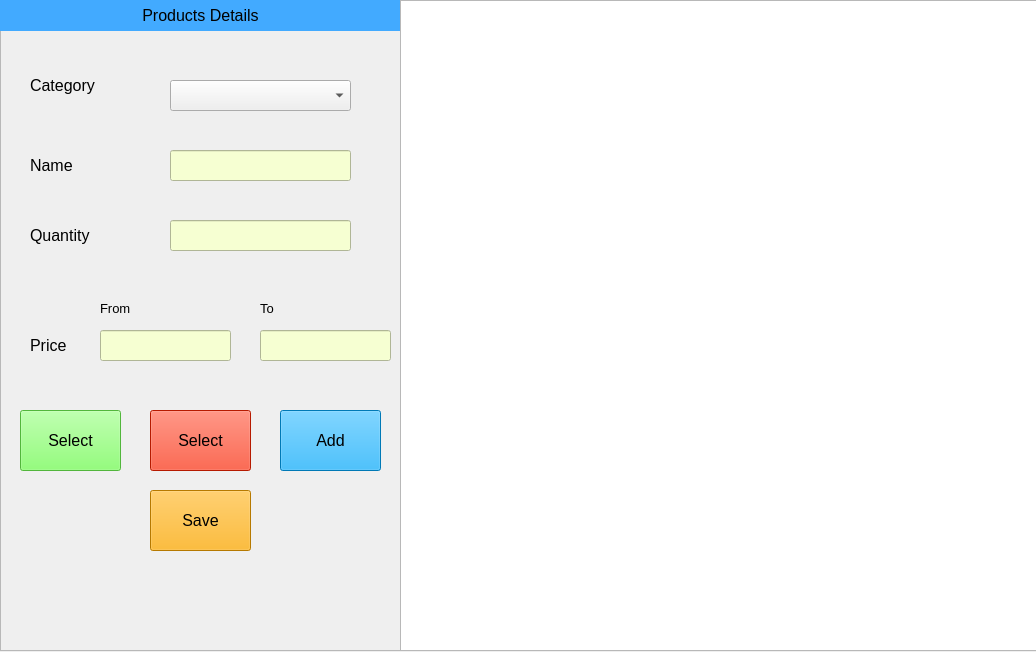
<?xml version="1.0" encoding="UTF-8"?>
<ui version="4.0">
 <class>MainWindow</class>
 <widget class="QMainWindow" name="MainWindow">
  <property name="geometry">
   <rect>
    <x>0</x>
    <y>0</y>
    <width>1036</width>
    <height>652</height>
   </rect>
  </property>
  <property name="cursor">
   <cursorShape>PointingHandCursor</cursorShape>
  </property>
  <property name="windowTitle">
   <string>MainWindow</string>
  </property>
  <widget class="QWidget" name="centralwidget">
   <widget class="QFrame" name="frame">
    <property name="geometry">
     <rect>
      <x>0</x>
      <y>0</y>
      <width>401</width>
      <height>651</height>
     </rect>
    </property>
    <property name="font">
     <font>
      <family>MS Shell Dlg 2</family>
      <weight>50</weight>
      <bold>false</bold>
      <strikeout>false</strikeout>
      <kerning>true</kerning>
     </font>
    </property>
    <property name="styleSheet">
     <string notr="true">border-width: 2</string>
    </property>
    <property name="frameShape">
     <enum>QFrame::StyledPanel</enum>
    </property>
    <property name="frameShadow">
     <enum>QFrame::Sunken</enum>
    </property>
    <property name="lineWidth">
     <number>1</number>
    </property>
    <property name="midLineWidth">
     <number>0</number>
    </property>
    <widget class="QLabel" name="LabelProducts">
     <property name="enabled">
      <bool>true</bool>
     </property>
     <property name="geometry">
      <rect>
       <x>0</x>
       <y>0</y>
       <width>401</width>
       <height>31</height>
      </rect>
     </property>
     <property name="font">
      <font>
       <pointsize>12</pointsize>
       <weight>50</weight>
       <italic>false</italic>
       <bold>false</bold>
      </font>
     </property>
     <property name="styleSheet">
      <string notr="true">background-color: #42aaff</string>
     </property>
     <property name="text">
      <string>Products Details</string>
     </property>
     <property name="alignment">
      <set>Qt::AlignCenter</set>
     </property>
     <property name="wordWrap">
      <bool>false</bool>
     </property>
    </widget>
    <widget class="QComboBox" name="combo_box_category">
     <property name="geometry">
      <rect>
       <x>170</x>
       <y>80</y>
       <width>181</width>
       <height>31</height>
      </rect>
     </property>
    </widget>
    <widget class="QLabel" name="label">
     <property name="geometry">
      <rect>
       <x>30</x>
       <y>70</y>
       <width>111</width>
       <height>31</height>
      </rect>
     </property>
     <property name="font">
      <font>
       <pointsize>12</pointsize>
      </font>
     </property>
     <property name="text">
      <string>Category</string>
     </property>
    </widget>
    <widget class="QLineEdit" name="line_edit_name">
     <property name="geometry">
      <rect>
       <x>170</x>
       <y>150</y>
       <width>181</width>
       <height>31</height>
      </rect>
     </property>
     <property name="styleSheet">
      <string notr="true">background-color: rgb(246, 255, 210);</string>
     </property>
    </widget>
    <widget class="QLabel" name="label_2">
     <property name="geometry">
      <rect>
       <x>30</x>
       <y>150</y>
       <width>111</width>
       <height>31</height>
      </rect>
     </property>
     <property name="font">
      <font>
       <pointsize>12</pointsize>
      </font>
     </property>
     <property name="text">
      <string>Name</string>
     </property>
    </widget>
    <widget class="QLabel" name="label_3">
     <property name="geometry">
      <rect>
       <x>30</x>
       <y>330</y>
       <width>111</width>
       <height>31</height>
      </rect>
     </property>
     <property name="font">
      <font>
       <pointsize>12</pointsize>
      </font>
     </property>
     <property name="text">
      <string>Price</string>
     </property>
    </widget>
    <widget class="QLabel" name="label_4">
     <property name="geometry">
      <rect>
       <x>100</x>
       <y>300</y>
       <width>55</width>
       <height>16</height>
      </rect>
     </property>
     <property name="font">
      <font>
       <pointsize>10</pointsize>
       <weight>50</weight>
       <bold>false</bold>
      </font>
     </property>
     <property name="text">
      <string>From</string>
     </property>
    </widget>
    <widget class="QLabel" name="label_5">
     <property name="geometry">
      <rect>
       <x>260</x>
       <y>300</y>
       <width>55</width>
       <height>16</height>
      </rect>
     </property>
     <property name="font">
      <font>
       <pointsize>10</pointsize>
       <weight>50</weight>
       <bold>false</bold>
      </font>
     </property>
     <property name="text">
      <string>To</string>
     </property>
    </widget>
    <widget class="QLabel" name="label_6">
     <property name="geometry">
      <rect>
       <x>30</x>
       <y>220</y>
       <width>111</width>
       <height>31</height>
      </rect>
     </property>
     <property name="font">
      <font>
       <pointsize>12</pointsize>
      </font>
     </property>
     <property name="text">
      <string>Quantity</string>
     </property>
    </widget>
    <widget class="QLineEdit" name="line_edit_quantity">
     <property name="geometry">
      <rect>
       <x>170</x>
       <y>220</y>
       <width>181</width>
       <height>31</height>
      </rect>
     </property>
     <property name="styleSheet">
      <string notr="true">background-color: rgb(246, 255, 210);</string>
     </property>
    </widget>
    <widget class="QLineEdit" name="line_edit_price_from">
     <property name="geometry">
      <rect>
       <x>100</x>
       <y>330</y>
       <width>131</width>
       <height>31</height>
      </rect>
     </property>
     <property name="styleSheet">
      <string notr="true">background-color: rgb(246, 255, 210);</string>
     </property>
    </widget>
    <widget class="QLineEdit" name="line_edit_price_to">
     <property name="geometry">
      <rect>
       <x>260</x>
       <y>330</y>
       <width>131</width>
       <height>31</height>
      </rect>
     </property>
     <property name="styleSheet">
      <string notr="true">background-color: rgb(246, 255, 210);</string>
     </property>
    </widget>
    <widget class="QPushButton" name="select_button">
     <property name="geometry">
      <rect>
       <x>20</x>
       <y>410</y>
       <width>101</width>
       <height>61</height>
      </rect>
     </property>
     <property name="font">
      <font>
       <pointsize>12</pointsize>
       <weight>50</weight>
       <bold>false</bold>
      </font>
     </property>
     <property name="cursor">
      <cursorShape>PointingHandCursor</cursorShape>
     </property>
     <property name="styleSheet">
      <string notr="true">background-color: rgb(115, 255, 84);</string>
     </property>
     <property name="text">
      <string>Select</string>
     </property>
    </widget>
    <widget class="QPushButton" name="delete_button">
     <property name="geometry">
      <rect>
       <x>150</x>
       <y>410</y>
       <width>101</width>
       <height>61</height>
      </rect>
     </property>
     <property name="font">
      <font>
       <pointsize>12</pointsize>
       <weight>50</weight>
       <bold>false</bold>
      </font>
     </property>
     <property name="cursor">
      <cursorShape>PointingHandCursor</cursorShape>
     </property>
     <property name="styleSheet">
      <string notr="true">background-color: #FF2400</string>
     </property>
     <property name="text">
      <string>Select</string>
     </property>
    </widget>
    <widget class="QPushButton" name="add_button">
     <property name="geometry">
      <rect>
       <x>280</x>
       <y>410</y>
       <width>101</width>
       <height>61</height>
      </rect>
     </property>
     <property name="font">
      <font>
       <pointsize>12</pointsize>
       <weight>50</weight>
       <bold>false</bold>
      </font>
     </property>
     <property name="cursor">
      <cursorShape>PointingHandCursor</cursorShape>
     </property>
     <property name="styleSheet">
      <string notr="true">background-color: rgb(0, 170, 255);</string>
     </property>
     <property name="text">
      <string>Add</string>
     </property>
    </widget>
    <widget class="QPushButton" name="save_button">
     <property name="geometry">
      <rect>
       <x>150</x>
       <y>490</y>
       <width>101</width>
       <height>61</height>
      </rect>
     </property>
     <property name="font">
      <font>
       <pointsize>12</pointsize>
       <weight>50</weight>
       <bold>false</bold>
      </font>
     </property>
     <property name="cursor">
      <cursorShape>PointingHandCursor</cursorShape>
     </property>
     <property name="styleSheet">
      <string notr="true">background-color: rgb(255, 170, 0);</string>
     </property>
     <property name="text">
      <string>Save</string>
     </property>
    </widget>
   </widget>
   <widget class="QTableWidget" name="table">
    <property name="geometry">
     <rect>
      <x>400</x>
      <y>0</y>
      <width>641</width>
      <height>651</height>
     </rect>
    </property>
   </widget>
  </widget>
 </widget>
 <resources/>
 <connections/>
</ui>
